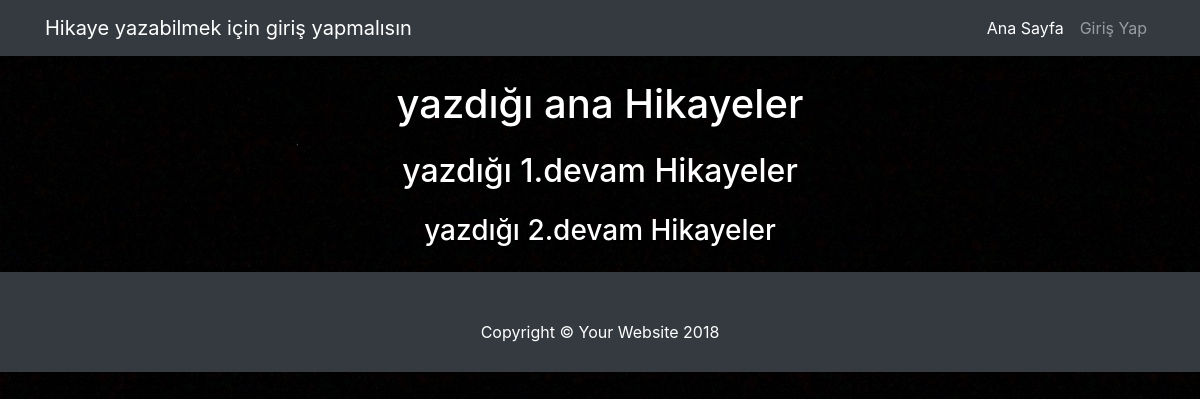
/profil.php?kullanici=hakan, run on an earlier commit of the app's database.
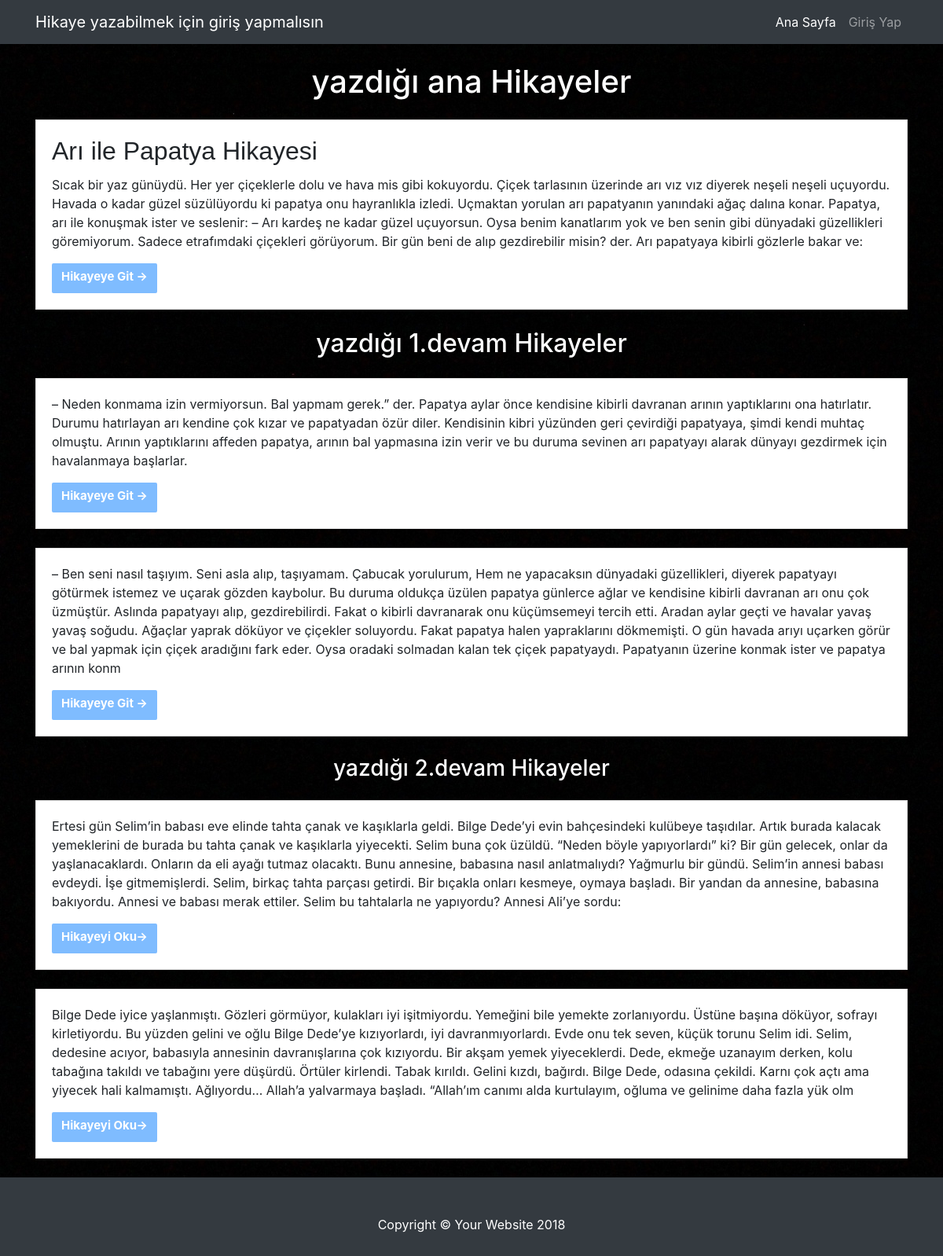
And on a later commit of the database.
### tables this page shows
CREATE TABLE `anahikaye` (
  `hikaye_id` int(100) NOT NULL AUTO_INCREMENT,
  `hikaye_baslik` varchar(200) NOT NULL,
  `hikaye_metin` varchar(700) NOT NULL,
  `hikaye_devambir` int(50) DEFAULT NULL,
  `hikaye_devamiki` int(50) DEFAULT NULL,
  `hikaye_devamuc` int(50) DEFAULT NULL,
  `hikaye_tarih` timestamp NOT NULL DEFAULT CURRENT_TIMESTAMP,
  `hikaye_seviye` int(10) NOT NULL DEFAULT '0',
  `hikaye_begeni` int(100) NOT NULL DEFAULT '0',
  `kullanici_id` int(100) NOT NULL,
  PRIMARY KEY (`hikaye_id`),
  KEY `kullanici_id` (`kullanici_id`),
  KEY `hikaye_devambir` (`hikaye_devambir`),
  KEY `hikaye_devamiki` (`hikaye_devamiki`),
  KEY `hikaye_devamuc` (`hikaye_devamuc`),
  CONSTRAINT `anahikaye_ibfk_2` FOREIGN KEY (`kullanici_id`) REFERENCES `kullanici` (`kullanici_id`) ON DELETE CASCADE ON UPDATE CASCADE,
  CONSTRAINT `anahikaye_ibfk_5` FOREIGN KEY (`hikaye_devambir`) REFERENCES `alternatifbir` (`alterbir_id`) ON DELETE SET NULL,
  CONSTRAINT `anahikaye_ibfk_6` FOREIGN KEY (`hikaye_devamiki`) REFERENCES `alternatifbir` (`alterbir_id`) ON DELETE SET NULL,
  CONSTRAINT `anahikaye_ibfk_7` FOREIGN KEY (`hikaye_devamuc`) REFERENCES `alternatifbir` (`alterbir_id`) ON DELETE SET NULL
);

CREATE TABLE `alternatifbir` (
  `alterbir_id` int(50) NOT NULL AUTO_INCREMENT,
  `alterbir_metin` varchar(700) NOT NULL,
  `alterbir_devambir` int(50) DEFAULT NULL,
  `alterbir_devamiki` int(50) DEFAULT NULL,
  `alterbir_devamuc` int(50) DEFAULT NULL,
  `alterbir_parentid` int(100) NOT NULL,
  `alterbir_tarih` timestamp NOT NULL DEFAULT CURRENT_TIMESTAMP ON UPDATE CURRENT_TIMESTAMP,
  `alterbir_seviye` int(100) NOT NULL DEFAULT '1',
  `alterbir_begeni` int(100) NOT NULL DEFAULT '0',
  `kullanici_id` int(100) NOT NULL,
  PRIMARY KEY (`alterbir_id`),
  KEY `kullanici_id` (`kullanici_id`),
  KEY `alterbir_parentid` (`alterbir_parentid`),
  KEY `alterbir_devambir` (`alterbir_devambir`),
  KEY `alterbir_devamiki` (`alterbir_devamiki`),
  KEY `alterbir_devamuc` (`alterbir_devamuc`),
  CONSTRAINT `alternatifbir_ibfk_3` FOREIGN KEY (`kullanici_id`) REFERENCES `kullanici` (`kullanici_id`) ON DELETE CASCADE ON UPDATE CASCADE,
  CONSTRAINT `alternatifbir_ibfk_4` FOREIGN KEY (`alterbir_parentid`) REFERENCES `anahikaye` (`hikaye_id`) ON DELETE CASCADE ON UPDATE CASCADE,
  CONSTRAINT `alternatifbir_ibfk_5` FOREIGN KEY (`alterbir_devambir`) REFERENCES `alternatifiki` (`alteriki_id`) ON DELETE SET NULL,
  CONSTRAINT `alternatifbir_ibfk_8` FOREIGN KEY (`alterbir_devamiki`) REFERENCES `alternatifiki` (`alteriki_id`) ON DELETE SET NULL,
  CONSTRAINT `alternatifbir_ibfk_9` FOREIGN KEY (`alterbir_devamuc`) REFERENCES `alternatifiki` (`alteriki_id`) ON DELETE SET NULL
);

CREATE TABLE `alternatifiki` (
  `alteriki_id` int(20) NOT NULL AUTO_INCREMENT,
  `alteriki_metin` varchar(700) NOT NULL,
  `alteriki_tarih` timestamp NOT NULL DEFAULT CURRENT_TIMESTAMP,
  `alteriki_parentid` int(10) NOT NULL,
  `alteriki_seviye` int(10) NOT NULL DEFAULT '2',
  `alteriki_begeni` int(100) NOT NULL DEFAULT '0',
  `kullanici_id` int(100) NOT NULL,
  PRIMARY KEY (`alteriki_id`),
  KEY `alteriki_parentid` (`alteriki_parentid`),
  KEY `kullanici_id` (`kullanici_id`),
  CONSTRAINT `alternatifiki_ibfk_3` FOREIGN KEY (`alteriki_parentid`) REFERENCES `alternatifbir` (`alterbir_id`) ON DELETE CASCADE ON UPDATE CASCADE,
  CONSTRAINT `alternatifiki_ibfk_4` FOREIGN KEY (`kullanici_id`) REFERENCES `kullanici` (`kullanici_id`) ON DELETE CASCADE ON UPDATE CASCADE
);

### profil.php (the view, shortened to what this page needs)
<?php
include 'functions.php';
$videos = $connection->prepare("SELECT * FROM anahikaye , kullanici where kullanici.kullanici_adi=:name and kullanici.kullanici_id=anahikaye.kullanici_id ORDER BY hikaye_id DESC");
$videos->execute(array('name'=>$_GET['kullanici']));
$videos=$videos->fetchAll(PDO::FETCH_OBJ);
$videos2 = $connection->prepare("SELECT * FROM alternatifbir , kullanici where kullanici.kullanici_adi=:name and kullanici.kullanici_id=alternatifbir.kullanici_id ORDER BY alterbir_id DESC");
$videos2->execute(array('name'=>$_GET['kullanici']));
$videos2=$videos2->fetchAll(PDO::FETCH_OBJ);
$videos3 = $connection->prepare("SELECT * FROM alternatifiki , kullanici where kullanici.kullanici_adi=:name and kullanici.kullanici_id=alternatifiki.kullanici_id ORDER BY alteriki_id DESC");
$videos3->execute(array('name'=>$_GET['kullanici']));
$videos3=$videos3->fetchAll(PDO::FETCH_OBJ);
include 'wiew/header.php';
?>
<div class="container">
  <div class="row">
    <div class="col-md-12">
      <h1 class="my-4">yazdığı ana Hikayeler
      </h1>
<?php foreach ($videos as  $value): ?>
  <div class="card mb-4">
    <div class="card-body">
      <h2 class="card-title"><?php echo $value->hikaye_baslik ?></h2>
      <p class="card-text"><?php echo $value->hikaye_metin ?></p>
      <a href="altergör.php?hikaye_id=<?php echo $value->hikaye_id ?>&seviye=<?php echo $value->hikaye_seviye ?>" class="btn btn-primary">Hikayeye Git &rarr;</a>
    </div>
  </div>
<?php endforeach; ?>
<h2 class="my-4">yazdığı 1.devam Hikayeler
</h2>
<?php foreach ($videos2 as  $value): ?>
<div class="card mb-4">
<div class="card-body">
<p class="card-text"><?php echo $value->alterbir_metin ?></p>
<a href="altergör.php?hikaye_id=<?php echo $value->alterbir_id ?>&seviye=<?php echo $value->alterbir_seviye ?>" class="btn btn-primary">Hikayeye Git &rarr;</a>
</div>
</div>
<?php endforeach; ?>
<h3 class="my-4">yazdığı 2.devam Hikayeler
</h3>
<?php foreach ($videos3 as  $value): ?>
<div class="card mb-4">
<div class="card-body">
<p class="card-text"><?php echo $value->alteriki_metin ?></p>
<a href="hikayeoku.php?hikaye_id=<?php echo $value->alteriki_id ?>&seviye=<?php echo $value->alteriki_seviye ?>&id=<?php echo $value->alteriki_parentid ?>" class="btn btn-primary">Hikayeyi Oku&rarr;</a>
</div>
</div>
<?php endforeach; ?>
    </div>
  </div>
</div>
<footer class="py-5 bg-dark">
  <div class="container">
    <p class="m-0 text-center text-white">Copyright &copy; Your Website 2018</p>
  </div>
</footer>
</body>
</html>

### wiew/header.php (shortened to what this page needs)
<!DOCTYPE html>
<html lang="tr">
  <head>
    <link rel="stylesheet" href="https://use.fontawesome.com/releases/v5.5.0/css/all.css">
    <link href="vendor/bootstrap/css/bootstrap.min.css" rel="stylesheet">
    <link href="css/blog-home.css" rel="stylesheet">
    <link rel="stylesheet" type="text/css" href="style.css" />
  </head>
  <body>
    <nav class="navbar navbar-expand-lg navbar-dark bg-dark fixed-top">
      <div class="container">
        <a class="navbar-brand" href="index.php?page=1"><?php if (isset($_SESSION['kullanici_adi'])): ?>
          Hoşgeldin <?php echo $_SESSION['kullanici_adi'] ?>
          <?php else: ?>
            <?php echo "Hikaye yazabilmek için giriş yapmalısın" ?>
        <?php endif; ?></a>
        <div class="collapse navbar-collapse" id="navbarResponsive">
          <ul class="navbar-nav ml-auto">
            <li class="nav-item active">
              <a class="nav-link" href="index.php?page=1">Ana Sayfa
              </a>
            </li
            <li class="nav-item">
              <?php if (isset($_SESSION['kullanici_adi'])): ?>
              <a class="nav-link" href="anahikayeyaz.php">
                  Hikaye Yaz
                </a>
                <?php else: ?>
                  <a class="nav-link" href="login.php">
                      Giriş Yap
                    </a>
                <?php endif; ?>
          </ul>
        </div>
      </div>
    </nav>

### css/blog-home.css (style rules this page uses)
body { padding-top: 54px; }
@media (min-width: 992px) { body { padding-top: 56px; } }

### style.css (style rules this page uses)
.form-control, .btn { min-height: 38px; border-radius: 2px; }
.btn { font-size: 15px; font-weight: bold; }
.card { border-radius: 0px; }
body { background-image: url("background.jpg"); }
.card-title { font-family: sans-serif; }
.btn-primary { background-color: rgb(0, 123, 255,0.5); border: none; }
.my-4 { color: white; text-align: center; }
.py-5.bg-dark { position: absolute; left: 0; height: 100px; width: 100%; }

What changed in the data, as far as the page shows it:
added anahikaye: hikaye_baslik "Arı ile Papatya Hikayesi", hikaye_metin "Sıcak bir yaz günüydü. Her yer çiçeklerle dolu ve hava mis gibi kokuyordu. Çiçek tarlasının üzerinde arı vız vız diyerek neşeli neşeli uçuyordu. Havada o kadar güzel süzülüyordu ki papatya onu hayranlıkla izledi. Uçmaktan yorulan arı papatyanın yanındaki ağaç dalına konar. Papatya, arı ile konuşmak ister ve seslenir: – Arı kardeş ne kadar güzel uçuyorsun. Oysa benim kanatlarım yok ve ben senin gibi dünyadaki güzellikleri göremiyorum. Sadece etrafımdaki çiçekleri görüyorum. Bir gün beni de alıp gezdirebilir misin? der. Arı papatyaya kibirli gözlerle bakar ve:"
added alternatifbir: alterbir_metin "– Neden konmama izin vermiyorsun. Bal yapmam gerek.” der. Papatya aylar önce kendisine kibirli davranan arının yaptıklarını ona hatırlatır. Durumu hatırlayan arı kendine çok kızar ve papatyadan özür diler. Kendisinin kibri yüzünden geri çevirdiği papatyaya, şimdi kendi muhtaç olmuştu. Arının yaptıklarını affeden papatya, arının bal yapmasına izin verir ve bu duruma sevinen arı papatyayı alarak dünyayı gezdirmek için havalanmaya başlarlar."
added alternatifbir: alterbir_metin "– Ben seni nasıl taşıyım. Seni asla alıp, taşıyamam. Çabucak yorulurum, Hem ne yapacaksın dünyadaki güzellikleri, diyerek papatyayı götürmek istemez ve uçarak gözden kaybolur. Bu duruma oldukça üzülen papatya günlerce ağlar ve kendisine kibirli davranan arı onu çok üzmüştür. Aslında papatyayı alıp, gezdirebilirdi. Fakat o kibirli davranarak onu küçümsemeyi tercih etti. Aradan aylar geçti ve havalar yavaş yavaş soğudu. Ağaçlar yaprak döküyor ve çiçekler soluyordu. Fakat papatya halen yapraklarını dökmemişti. O gün havada arıyı uçarken görür ve bal yapmak için çiçek aradığını fark eder. Oysa oradaki solmadan kalan tek çiçek papatyaydı. Papatyanın üzerine konmak ister ve papatya arının konm"
added alternatifiki: alteriki_metin "Ertesi gün Selim’in babası eve elinde tahta çanak ve kaşıklarla geldi. Bilge Dede’yi evin bahçesindeki kulübeye taşıdılar. Artık burada kalacak yemeklerini de burada bu tahta çanak ve kaşıklarla yiyecekti. Selim buna çok üzüldü. “Neden böyle yapıyorlardı” ki? Bir gün gelecek, onlar da yaşlanacaklardı. Onların da eli ayağı tutmaz olacaktı. Bunu annesine, babasına nasıl anlatmalıydı? Yağmurlu bir gündü. Selim’in annesi babası evdeydi. İşe gitmemişlerdi. Selim, birkaç tahta parçası getirdi. Bir bıçakla onları kesmeye, oymaya başladı. Bir yandan da annesine, babasına bakıyordu. Annesi ve babası merak ettiler. Selim bu tahtalarla ne yapıyordu? Annesi Ali’ye sordu:"
added alternatifiki: alteriki_metin "Bilge Dede iyice yaşlanmıştı. Gözleri görmüyor, kulakları iyi işitmiyordu. Yemeğini bile yemekte zorlanıyordu. Üstüne başına döküyor, sofrayı kirletiyordu. Bu yüzden gelini ve oğlu Bilge Dede’ye kızıyorlardı, iyi davranmıyorlardı. Evde onu tek seven, küçük torunu Selim idi. Selim, dedesine acıyor, babasıyla annesinin davranışlarına çok kızıyordu. Bir akşam yemek yiyeceklerdi. Dede, ekmeğe uzanayım derken, kolu tabağına takıldı ve tabağını yere düşürdü. Örtüler kirlendi. Tabak kırıldı. Gelini kızdı, bağırdı. Bilge Dede, odasına çekildi. Karnı çok açtı ama yiyecek hali kalmamıştı. Ağlıyordu… Allah’a yalvarmaya başladı. “Allah’ım canımı alda kurtulayım, oğluma ve gelinime daha fazla yük olm"
